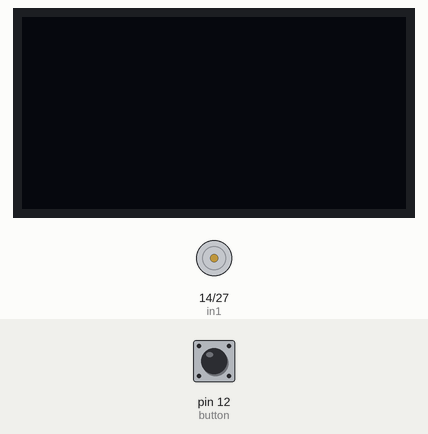
A program run on a simulated MicroPython board. Shown: 128×64 one-colour display, motor-driver pin pairs drawn as motors (green arrow = first pin HIGH = forward, orange = second pin HIGH = backward, longer = more drive). The inputs (shaded band) are chosen by the test bench; at power-on: pin 12 (button) LOW. Library files of the repository ran but are not shown: ssd1306.py.

Above: at 1.2 s.
1.3 s: pin 12 (button) pulled HIGH for 1 s
At 2.5 s:
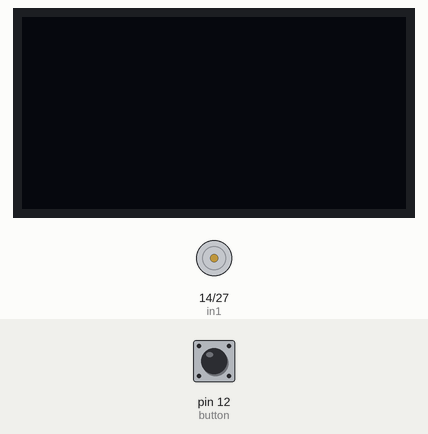
3.8 s: pin 12 (button) pulled HIGH for 0.15 s
At 4.9 s:
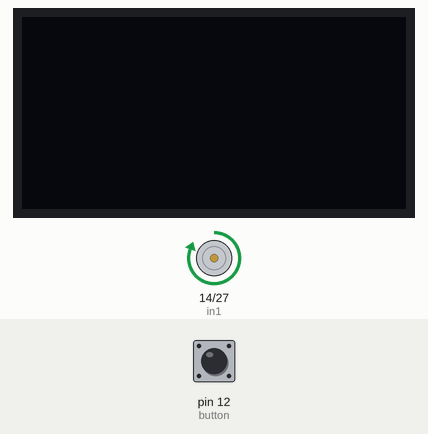
5.4 s: pin 12 (button) pulled HIGH for 3.2 s
At 9.6 s:
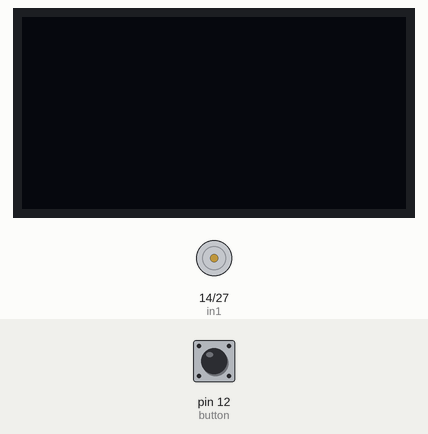
Timing chart, 0 to 11.1 s (numbered marks = the images above; inputs shaded):
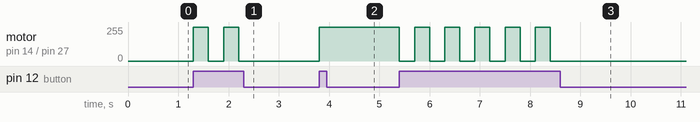

The program:

main.py
```python
from machine import Pin, SoftI2C
from time import sleep
import ssd1306
import framebuf

i2c = SoftI2C(scl=Pin(5), sda=Pin(4))

oled_width = 128
oled_height = 128
oled = ssd1306.SSD1306_I2C(oled_width, oled_height, i2c)

image = bytearray([
    0xff, 0xff, 0xff, 0xff, 0xff, 0xff, 0xff, 0xff, 0xff, 0xff, 0xff, 0xff, 0xff, 0xff, 0xff, 0xff,
	0xff, 0xff, 0xff, 0xff, 0xff, 0xff, 0xff, 0xff, 0xff, 0xff, 0xff, 0xff, 0xff, 0xff, 0xff, 0xff,
	0xff, 0xff, 0xff, 0xff, 0xff, 0xff, 0xff, 0xff, 0xff, 0xff, 0xff, 0xff, 0xff, 0xff, 0xff, 0xff,
	0xff, 0xff, 0xff, 0xff, 0xff, 0xff, 0xff, 0xff, 0xff, 0xff, 0xff, 0xff, 0xff, 0xff, 0xff, 0xff,
	0xff, 0xff, 0xff, 0xff, 0xff, 0xff, 0xff, 0xff, 0xff, 0xff, 0xff, 0xff, 0xff, 0xff, 0xff, 0xff,
	0xff, 0xff, 0xff, 0xff, 0xff, 0xff, 0xff, 0xff, 0xff, 0xff, 0xff, 0xff, 0xff, 0xff, 0xff, 0xff,
	0xff, 0xff, 0xff, 0xff, 0xff, 0xff, 0xff, 0xff, 0xff, 0xff, 0xff, 0xff, 0xff, 0xff, 0xff, 0xff,
	0xff, 0xff, 0xff, 0xff, 0xff, 0xff, 0xff, 0xff, 0xff, 0xff, 0xff, 0xff, 0xff, 0xff, 0xff, 0xff,
	0xff, 0xff, 0xff, 0xff, 0xff, 0xff, 0xff, 0xff, 0xff, 0xff, 0xff, 0xff, 0xff, 0xff, 0xff, 0xff,
	0xff, 0xff, 0xff, 0xff, 0xff, 0xff, 0xff, 0xff, 0xff, 0xff, 0xff, 0xff, 0xff, 0xff, 0xff, 0xff,
	0xff, 0xff, 0xff, 0xff, 0xff, 0xff, 0xff, 0xff, 0xff, 0xff, 0xff, 0xff, 0xff, 0xff, 0xff, 0xff,
	0xff, 0xff, 0xff, 0xff, 0xff, 0xff, 0xff, 0xff, 0xff, 0xff, 0xff, 0xff, 0xff, 0xff, 0xff, 0xff,
	0xff, 0xff, 0xff, 0xff, 0xff, 0xff, 0xff, 0xff, 0xff, 0xff, 0xff, 0xff, 0xff, 0xff, 0xff, 0xff,
	0xff, 0xff, 0xff, 0xff, 0xff, 0xff, 0xff, 0xff, 0xff, 0xff, 0xff, 0xff, 0xff, 0xff, 0xff, 0xff,
	0xff, 0xff, 0xff, 0xff, 0xff, 0xff, 0xff, 0xff, 0xff, 0xff, 0xff, 0xff, 0xff, 0xff, 0xff, 0xff,
	0xff, 0xff, 0xff, 0xff, 0xff, 0xff, 0xff, 0xff, 0xff, 0xff, 0xff, 0xff, 0xff, 0xff, 0xff, 0xff,
	0xff, 0xff, 0xff, 0xff, 0xff, 0xff, 0x80, 0x00, 0x00, 0x00, 0x7f, 0xff, 0xff, 0xff, 0xff, 0xff,
	0xff, 0xff, 0xff, 0xff, 0xff, 0xff, 0x80, 0x00, 0x00, 0x00, 0x7f, 0xff, 0xff, 0xff, 0xff, 0xff,
	0xff, 0xff, 0xff, 0xff, 0xff, 0xff, 0x80, 0x00, 0x00, 0x00, 0x7f, 0xff, 0xff, 0xff, 0xff, 0xff,
	0xff, 0xff, 0xff, 0xff, 0xff, 0xff, 0x80, 0x00, 0x00, 0x00, 0x7f, 0xff, 0xff, 0xff, 0xff, 0xff,
	0xff, 0xff, 0xff, 0xff, 0xff, 0xff, 0x80, 0x00, 0x00, 0x00, 0x7f, 0xff, 0xff, 0xff, 0xff, 0xff,
	0xff, 0xff, 0xff, 0xff, 0xff, 0xff, 0x80, 0x00, 0x00, 0x00, 0x7f, 0xff, 0xff, 0xff, 0xff, 0xff,
	0xff, 0xff, 0xff, 0xff, 0xff, 0xff, 0x80, 0x00, 0x00, 0x00, 0x7f, 0xff, 0xff, 0xff, 0xff, 0xff,
	0xff, 0xff, 0xff, 0xff, 0xff, 0xff, 0x80, 0x00, 0x00, 0x00, 0x7f, 0xff, 0xff, 0xff, 0xff, 0xff,
	0xff, 0xff, 0xff, 0xff, 0x80, 0x00, 0x00, 0x00, 0x00, 0x00, 0x00, 0x00, 0x7f, 0xff, 0xff, 0xff,
	0xff, 0xff, 0xff, 0xff, 0x80, 0x00, 0x00, 0x00, 0x00, 0x00, 0x00, 0x00, 0x7f, 0xff, 0xff, 0xff,
	0xff, 0xff, 0xff, 0xff, 0x80, 0x00, 0x00, 0x00, 0x00, 0x00, 0x00, 0x00, 0x7f, 0xff, 0xff, 0xff,
	0xff, 0xff, 0xff, 0xff, 0x80, 0x00, 0x00, 0x00, 0x00, 0x00, 0x00, 0x00, 0x7f, 0xff, 0xff, 0xff,
	0xff, 0xff, 0xff, 0xff, 0x80, 0x00, 0x00, 0x00, 0x00, 0x00, 0x00, 0x00, 0x7f, 0xff, 0xff, 0xff,
	0xff, 0xff, 0xff, 0xff, 0x80, 0x00, 0x00, 0x00, 0x00, 0x00, 0x00, 0x00, 0x7f, 0xff, 0xff, 0xff,
	0xff, 0xff, 0xff, 0xff, 0x80, 0x00, 0x00, 0x00, 0x00, 0x00, 0x00, 0x00, 0x7f, 0xff, 0xff, 0xff,
	0xff, 0xff, 0xff, 0xff, 0x80, 0x00, 0x00, 0x00, 0x00, 0x00, 0x00, 0x00, 0x7f, 0xff, 0xff, 0xff,
	0xff, 0xff, 0xff, 0x80, 0x00, 0x00, 0x7f, 0x80, 0x00, 0x00, 0x00, 0x00, 0x00, 0x7f, 0xff, 0xff,
	0xff, 0xff, 0xff, 0x80, 0x00, 0x00, 0x7f, 0x80, 0x00, 0x00, 0x00, 0x00, 0x00, 0x7f, 0xff, 0xff,
	0xff, 0xff, 0xff, 0x80, 0x00, 0x00, 0x7f, 0x80, 0x00, 0x00, 0x00, 0x00, 0x00, 0x7f, 0xff, 0xff,
	0xff, 0xff, 0xff, 0x80, 0x00, 0x00, 0x7f, 0x80, 0x00, 0x00, 0x00, 0x00, 0x00, 0x7f, 0xff, 0xff,
	0xff, 0xff, 0xff, 0x80, 0x00, 0x00, 0x7f, 0x80, 0x00, 0x00, 0x00, 0x00, 0x00, 0x7f, 0xff, 0xff,
	0xff, 0xff, 0xff, 0x80, 0x00, 0x00, 0x7f, 0x80, 0x00, 0x00, 0x00, 0x00, 0x00, 0x7f, 0xff, 0xff,
	0xff, 0xff, 0xff, 0x80, 0x00, 0x00, 0x7f, 0x80, 0x00, 0x00, 0x00, 0x00, 0x00, 0x7f, 0xff, 0xff,
	0xff, 0xff, 0xff, 0x80, 0x00, 0x00, 0x7f, 0x80, 0x00, 0x00, 0x00, 0x00, 0x00, 0x7f, 0xff, 0xff,
	0xff, 0xff, 0xff, 0x80, 0x00, 0x7f, 0xff, 0xff, 0x80, 0x00, 0x00, 0x00, 0x00, 0x7f, 0xff, 0xff,
	0xff, 0xff, 0xff, 0x80, 0x00, 0x7f, 0xff, 0xff, 0x80, 0x00, 0x00, 0x00, 0x00, 0x7f, 0xff, 0xff,
	0xff, 0xff, 0xff, 0x80, 0x00, 0x7f, 0xff, 0xff, 0x80, 0x00, 0x00, 0x00, 0x00, 0x7f, 0xff, 0xff,
	0xff, 0xff, 0xff, 0x80, 0x00, 0x7f, 0xff, 0xff, 0x80, 0x00, 0x00, 0x00, 0x00, 0x7f, 0xff, 0xff,
	0xff, 0xff, 0xff, 0x80, 0x00, 0x7f, 0xff, 0xff, 0x80, 0x00, 0x00, 0x00, 0x00, 0x7f, 0xff, 0xff,
	0xff, 0xff, 0xff, 0x80, 0x00, 0x7f, 0xff, 0xff, 0x80, 0x00, 0x00, 0x00, 0x00, 0x7f, 0xff, 0xff,
	0xff, 0xff, 0xff, 0x80, 0x00, 0x7f, 0xff, 0xff, 0x80, 0x00, 0x00, 0x00, 0x00, 0x7f, 0xff, 0xff,
	0xff, 0xff, 0xff, 0x80, 0x00, 0x7f, 0xff, 0xff, 0x80, 0x00, 0x00, 0x00, 0x00, 0x7f, 0xff, 0xff,
	0xff, 0xff, 0x80, 0x00, 0x00, 0x00, 0x7f, 0x80, 0x00, 0x00, 0x00, 0x00, 0x00, 0x00, 0x7f, 0xff,
	0xff, 0xff, 0x80, 0x00, 0x00, 0x00, 0x7f, 0x80, 0x00, 0x00, 0x00, 0x00, 0x00, 0x00, 0x7f, 0xff,
	0xff, 0xff, 0x80, 0x00, 0x00, 0x00, 0x7f, 0x80, 0x00, 0x00, 0x00, 0x00, 0x00, 0x00, 0x7f, 0xff,
	0xff, 0xff, 0x80, 0x00, 0x00, 0x00, 0x7f, 0x80, 0x00, 0x00, 0x00, 0x00, 0x00, 0x00, 0x7f, 0xff,
	0xff, 0xff, 0x80, 0x00, 0x00, 0x00, 0x7f, 0x80, 0x00, 0x00, 0x00, 0x00, 0x00, 0x00, 0x7f, 0xff,
	0xff, 0xff, 0x80, 0x00, 0x00, 0x00, 0x7f, 0x80, 0x00, 0x00, 0x00, 0x00, 0x00, 0x00, 0x7f, 0xff,
	0xff, 0xff, 0x80, 0x00, 0x00, 0x00, 0x7f, 0x80, 0x00, 0x00, 0x00, 0x00, 0x00, 0x00, 0x7f, 0xff,
	0xff, 0xff, 0x80, 0x00, 0x00, 0x00, 0x7f, 0x80, 0x00, 0x00, 0x00, 0x00, 0x00, 0x00, 0x7f, 0xff,
	0xff, 0xff, 0x80, 0x00, 0x00, 0x00, 0x00, 0x00, 0x00, 0x00, 0x00, 0x00, 0x00, 0x00, 0x7f, 0xff,
	0xff, 0xff, 0x80, 0x00, 0x00, 0x00, 0x00, 0x00, 0x00, 0x00, 0x00, 0x00, 0x00, 0x00, 0x7f, 0xff,
	0xff, 0xff, 0x80, 0x00, 0x00, 0x00, 0x00, 0x00, 0x00, 0x00, 0x00, 0x00, 0x00, 0x00, 0x7f, 0xff,
	0xff, 0xff, 0x80, 0x00, 0x00, 0x00, 0x00, 0x00, 0x00, 0x00, 0x00, 0x00, 0x00, 0x00, 0x7f, 0xff,
	0xff, 0xff, 0x80, 0x00, 0x00, 0x00, 0x00, 0x00, 0x00, 0x00, 0x00, 0x00, 0x00, 0x00, 0x7f, 0xff,
	0xff, 0xff, 0x80, 0x00, 0x00, 0x00, 0x00, 0x00, 0x00, 0x00, 0x00, 0x00, 0x00, 0x00, 0x7f, 0xff,
	0xff, 0xff, 0x80, 0x00, 0x00, 0x00, 0x00, 0x00, 0x00, 0x00, 0x00, 0x00, 0x00, 0x00, 0x7f, 0xff,
	0xff, 0xff, 0x80, 0x00, 0x00, 0x00, 0x00, 0x00, 0x00, 0x00, 0x00, 0x00, 0x00, 0x00, 0x7f, 0xff,
	0xff, 0xff, 0x80, 0x00, 0x00, 0x00, 0x00, 0x7f, 0xff, 0x80, 0x00, 0x00, 0x00, 0x00, 0x7f, 0xff,
	0xff, 0xff, 0x80, 0x00, 0x00, 0x00, 0x00, 0x7f, 0xff, 0x80, 0x00, 0x00, 0x00, 0x00, 0x7f, 0xff,
	0xff, 0xff, 0x80, 0x00, 0x00, 0x00, 0x00, 0x7f, 0xff, 0x80, 0x00, 0x00, 0x00, 0x00, 0x7f, 0xff,
	0xff, 0xff, 0x80, 0x00, 0x00, 0x00, 0x00, 0x7f, 0xff, 0x80, 0x00, 0x00, 0x00, 0x00, 0x7f, 0xff,
	0xff, 0xff, 0x80, 0x00, 0x00, 0x00, 0x00, 0x7f, 0xff, 0x80, 0x00, 0x00, 0x00, 0x00, 0x7f, 0xff,
	0xff, 0xff, 0x80, 0x00, 0x00, 0x00, 0x00, 0x7f, 0xff, 0x80, 0x00, 0x00, 0x00, 0x00, 0x7f, 0xff,
	0xff, 0xff, 0x80, 0x00, 0x00, 0x00, 0x00, 0x7f, 0xff, 0x80, 0x00, 0x00, 0x00, 0x00, 0x7f, 0xff,
	0xff, 0xff, 0x80, 0x00, 0x00, 0x00, 0x00, 0x7f, 0xff, 0x80, 0x00, 0x00, 0x00, 0x00, 0x7f, 0xff,
	0xff, 0xff, 0x80, 0x7f, 0x80, 0x00, 0x00, 0x7f, 0xff, 0x80, 0x00, 0x00, 0x7f, 0x80, 0x7f, 0xff,
	0xff, 0xff, 0x80, 0x7f, 0x80, 0x00, 0x00, 0x7f, 0xff, 0x80, 0x00, 0x00, 0x7f, 0x80, 0x7f, 0xff,
	0xff, 0xff, 0x80, 0x7f, 0x80, 0x00, 0x00, 0x7f, 0xff, 0x80, 0x00, 0x00, 0x7f, 0x80, 0x7f, 0xff,
	0xff, 0xff, 0x80, 0x7f, 0x80, 0x00, 0x00, 0x7f, 0xff, 0x80, 0x00, 0x00, 0x7f, 0x80, 0x7f, 0xff,
	0xff, 0xff, 0x80, 0x7f, 0x80, 0x00, 0x00, 0x7f, 0xff, 0x80, 0x00, 0x00, 0x7f, 0x80, 0x7f, 0xff,
	0xff, 0xff, 0x80, 0x7f, 0x80, 0x00, 0x00, 0x7f, 0xff, 0x80, 0x00, 0x00, 0x7f, 0x80, 0x7f, 0xff,
	0xff, 0xff, 0x80, 0x7f, 0x80, 0x00, 0x00, 0x7f, 0xff, 0x80, 0x00, 0x00, 0x7f, 0x80, 0x7f, 0xff,
	0xff, 0xff, 0x80, 0x7f, 0x80, 0x00, 0x00, 0x7f, 0xff, 0x80, 0x00, 0x00, 0x7f, 0x80, 0x7f, 0xff,
	0xff, 0xff, 0xff, 0x80, 0x7f, 0xff, 0xff, 0x80, 0x00, 0x7f, 0xff, 0xff, 0x80, 0x7f, 0xff, 0xff,
	0xff, 0xff, 0xff, 0x80, 0x7f, 0xff, 0xff, 0x80, 0x00, 0x7f, 0xff, 0xff, 0x80, 0x7f, 0xff, 0xff,
	0xff, 0xff, 0xff, 0x80, 0x7f, 0xff, 0xff, 0x80, 0x00, 0x7f, 0xff, 0xff, 0x80, 0x7f, 0xff, 0xff,
	0xff, 0xff, 0xff, 0x80, 0x7f, 0xff, 0xff, 0x80, 0x00, 0x7f, 0xff, 0xff, 0x80, 0x7f, 0xff, 0xff,
	0xff, 0xff, 0xff, 0x80, 0x7f, 0xff, 0xff, 0x80, 0x00, 0x7f, 0xff, 0xff, 0x80, 0x7f, 0xff, 0xff,
	0xff, 0xff, 0xff, 0x80, 0x7f, 0xff, 0xff, 0x80, 0x00, 0x7f, 0xff, 0xff, 0x80, 0x7f, 0xff, 0xff,
	0xff, 0xff, 0xff, 0x80, 0x7f, 0xff, 0xff, 0x80, 0x00, 0x7f, 0xff, 0xff, 0x80, 0x7f, 0xff, 0xff,
	0xff, 0xff, 0xff, 0x80, 0x7f, 0xff, 0xff, 0x80, 0x00, 0x7f, 0xff, 0xff, 0x80, 0x7f, 0xff, 0xff,
	0xff, 0xff, 0xff, 0x80, 0x7f, 0xff, 0xff, 0xff, 0xff, 0xff, 0xff, 0xff, 0x80, 0x7f, 0xff, 0xff,
	0xff, 0xff, 0xff, 0x80, 0x7f, 0xff, 0xff, 0xff, 0xff, 0xff, 0xff, 0xff, 0x80, 0x7f, 0xff, 0xff,
	0xff, 0xff, 0xff, 0x80, 0x7f, 0xff, 0xff, 0xff, 0xff, 0xff, 0xff, 0xff, 0x80, 0x7f, 0xff, 0xff,
	0xff, 0xff, 0xff, 0x80, 0x7f, 0xff, 0xff, 0xff, 0xff, 0xff, 0xff, 0xff, 0x80, 0x7f, 0xff, 0xff,
	0xff, 0xff, 0xff, 0x80, 0x7f, 0xff, 0xff, 0xff, 0xff, 0xff, 0xff, 0xff, 0x80, 0x7f, 0xff, 0xff,
	0xff, 0xff, 0xff, 0x80, 0x7f, 0xff, 0xff, 0xff, 0xff, 0xff, 0xff, 0xff, 0x80, 0x7f, 0xff, 0xff,
	0xff, 0xff, 0xff, 0x80, 0x7f, 0xff, 0xff, 0xff, 0xff, 0xff, 0xff, 0xff, 0x80, 0x7f, 0xff, 0xff,
	0xff, 0xff, 0xff, 0x80, 0x7f, 0xff, 0xff, 0xff, 0xff, 0xff, 0xff, 0xff, 0x80, 0x7f, 0xff, 0xff,
	0xff, 0xff, 0xff, 0xff, 0x80, 0x00, 0x7f, 0xff, 0xff, 0xff, 0x80, 0x00, 0x7f, 0xff, 0xff, 0xff,
	0xff, 0xff, 0xff, 0xff, 0x80, 0x00, 0x7f, 0xff, 0xff, 0xff, 0x80, 0x00, 0x7f, 0xff, 0xff, 0xff,
	0xff, 0xff, 0xff, 0xff, 0x80, 0x00, 0x7f, 0xff, 0xff, 0xff, 0x80, 0x00, 0x7f, 0xff, 0xff, 0xff,
	0xff, 0xff, 0xff, 0xff, 0x80, 0x00, 0x7f, 0xff, 0xff, 0xff, 0x80, 0x00, 0x7f, 0xff, 0xff, 0xff,
	0xff, 0xff, 0xff, 0xff, 0x80, 0x00, 0x7f, 0xff, 0xff, 0xff, 0x80, 0x00, 0x7f, 0xff, 0xff, 0xff,
	0xff, 0xff, 0xff, 0xff, 0x80, 0x00, 0x7f, 0xff, 0xff, 0xff, 0x80, 0x00, 0x7f, 0xff, 0xff, 0xff,
	0xff, 0xff, 0xff, 0xff, 0x80, 0x00, 0x7f, 0xff, 0xff, 0xff, 0x80, 0x00, 0x7f, 0xff, 0xff, 0xff,
	0xff, 0xff, 0xff, 0xff, 0x80, 0x00, 0x7f, 0xff, 0xff, 0xff, 0x80, 0x00, 0x7f, 0xff, 0xff, 0xff,
	0xff, 0xff, 0xff, 0xff, 0xff, 0xff, 0x80, 0x00, 0x00, 0x00, 0x7f, 0xff, 0xff, 0xff, 0xff, 0xff,
	0xff, 0xff, 0xff, 0xff, 0xff, 0xff, 0x80, 0x00, 0x00, 0x00, 0x7f, 0xff, 0xff, 0xff, 0xff, 0xff,
	0xff, 0xff, 0xff, 0xff, 0xff, 0xff, 0x80, 0x00, 0x00, 0x00, 0x7f, 0xff, 0xff, 0xff, 0xff, 0xff,
	0xff, 0xff, 0xff, 0xff, 0xff, 0xff, 0x80, 0x00, 0x00, 0x00, 0x7f, 0xff, 0xff, 0xff, 0xff, 0xff,
	0xff, 0xff, 0xff, 0xff, 0xff, 0xff, 0x80, 0x00, 0x00, 0x00, 0x7f, 0xff, 0xff, 0xff, 0xff, 0xff,
	0xff, 0xff, 0xff, 0xff, 0xff, 0xff, 0x80, 0x00, 0x00, 0x00, 0x7f, 0xff, 0xff, 0xff, 0xff, 0xff,
	0xff, 0xff, 0xff, 0xff, 0xff, 0xff, 0x80, 0x00, 0x00, 0x00, 0x7f, 0xff, 0xff, 0xff, 0xff, 0xff,
	0xff, 0xff, 0xff, 0xff, 0xff, 0xff, 0x80, 0x00, 0x00, 0x00, 0x7f, 0xff, 0xff, 0xff, 0xff, 0xff,
	0xff, 0xff, 0xff, 0xff, 0xff, 0xff, 0xff, 0xff, 0xff, 0xff, 0xff, 0xff, 0xff, 0xff, 0xff, 0xff,
	0xff, 0xff, 0xff, 0xff, 0xff, 0xff, 0xff, 0xff, 0xff, 0xff, 0xff, 0xff, 0xff, 0xff, 0xff, 0xff,
	0xff, 0xff, 0xff, 0xff, 0xff, 0xff, 0xff, 0xff, 0xff, 0xff, 0xff, 0xff, 0xff, 0xff, 0xff, 0xff,
	0xff, 0xff, 0xff, 0xff, 0xff, 0xff, 0xff, 0xff, 0xff, 0xff, 0xff, 0xff, 0xff, 0xff, 0xff, 0xff,
	0xff, 0xff, 0xff, 0xff, 0xff, 0xff, 0xff, 0xff, 0xff, 0xff, 0xff, 0xff, 0xff, 0xff, 0xff, 0xff,
	0xff, 0xff, 0xff, 0xff, 0xff, 0xff, 0xff, 0xff, 0xff, 0xff, 0xff, 0xff, 0xff, 0xff, 0xff, 0xff,
	0xff, 0xff, 0xff, 0xff, 0xff, 0xff, 0xff, 0xff, 0xff, 0xff, 0xff, 0xff, 0xff, 0xff, 0xff, 0xff,
	0xff, 0xff, 0xff, 0xff, 0xff, 0xff, 0xff, 0xff, 0xff, 0xff, 0xff, 0xff, 0xff, 0xff, 0xff, 0xff,
	0xff, 0xff, 0xff, 0xff, 0xff, 0xff, 0xff, 0xff, 0xff, 0xff, 0xff, 0xff, 0xff, 0xff, 0xff, 0xff,
	0xff, 0xff, 0xff, 0xff, 0xff, 0xff, 0xff, 0xff, 0xff, 0xff, 0xff, 0xff, 0xff, 0xff, 0xff, 0xff,
	0xff, 0xff, 0xff, 0xff, 0xff, 0xff, 0xff, 0xff, 0xff, 0xff, 0xff, 0xff, 0xff, 0xff, 0xff, 0xff,
	0xff, 0xff, 0xff, 0xff, 0xff, 0xff, 0xff, 0xff, 0xff, 0xff, 0xff, 0xff, 0xff, 0xff, 0xff, 0xff,
	0xff, 0xff, 0xff, 0xff, 0xff, 0xff, 0xff, 0xff, 0xff, 0xff, 0xff, 0xff, 0xff, 0xff, 0xff, 0xff,
	0xff, 0xff, 0xff, 0xff, 0xff, 0xff, 0xff, 0xff, 0xff, 0xff, 0xff, 0xff, 0xff, 0xff, 0xff, 0xff,
	0xff, 0xff, 0xff, 0xff, 0xff, 0xff, 0xff, 0xff, 0xff, 0xff, 0xff, 0xff, 0xff, 0xff, 0xff, 0xff,
	0xff, 0xff, 0xff, 0xff, 0xff, 0xff, 0xff, 0xff, 0xff, 0xff, 0xff, 0xff, 0xff, 0xff, 0xff, 0xff
])

fb = framebuf.FrameBuffer(image, 128, 128, framebuf.MONO_HLSB)

oled.fill(0)
oled.show()

in1 = Pin(14, Pin.OUT)
in2 = Pin(27, Pin.OUT)

button = Pin(12, Pin.IN, Pin.PULL_DOWN)

motor_on = False

def motor_forward():
    in1.value(1)
    in2.value(0)

def motor_stop():
    in1.value(0)
    in2.value(0)

while True:
    if button.value():
        motor_on = not motor_on
        if motor_on:
            motor_forward()
        else:
            motor_stop()
        sleep(0.3)
```

Measured:
- after the input at 1.3 s, motor on pin 14 (in1) / pin 27 (in2): alternates forward 255/255 for 0.30 s and stopped for 0.30 s, 4 changes in all, then stays stopped, starting at once
- after the input at 3.8 s, motor on pin 14 (in1) / pin 27 (in2): stopped → forward 255/255 at once
- after the input at 5.4 s, motor on pin 14 (in1) / pin 27 (in2): alternates forward 255/255 for 0.30 s and stopped for 0.30 s, 11 changes in all, then stays stopped, starting at once
